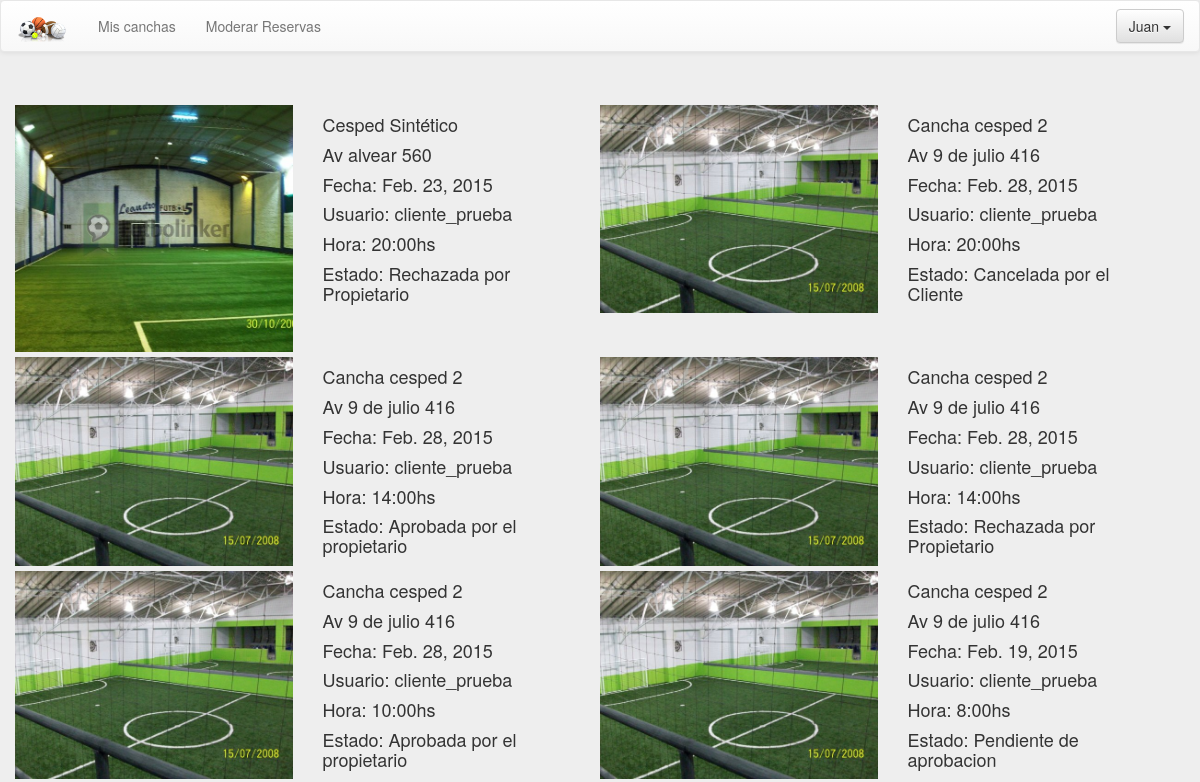
/reservaspropietario/ (signed in, upper part), run on an earlier commit of the app's database.
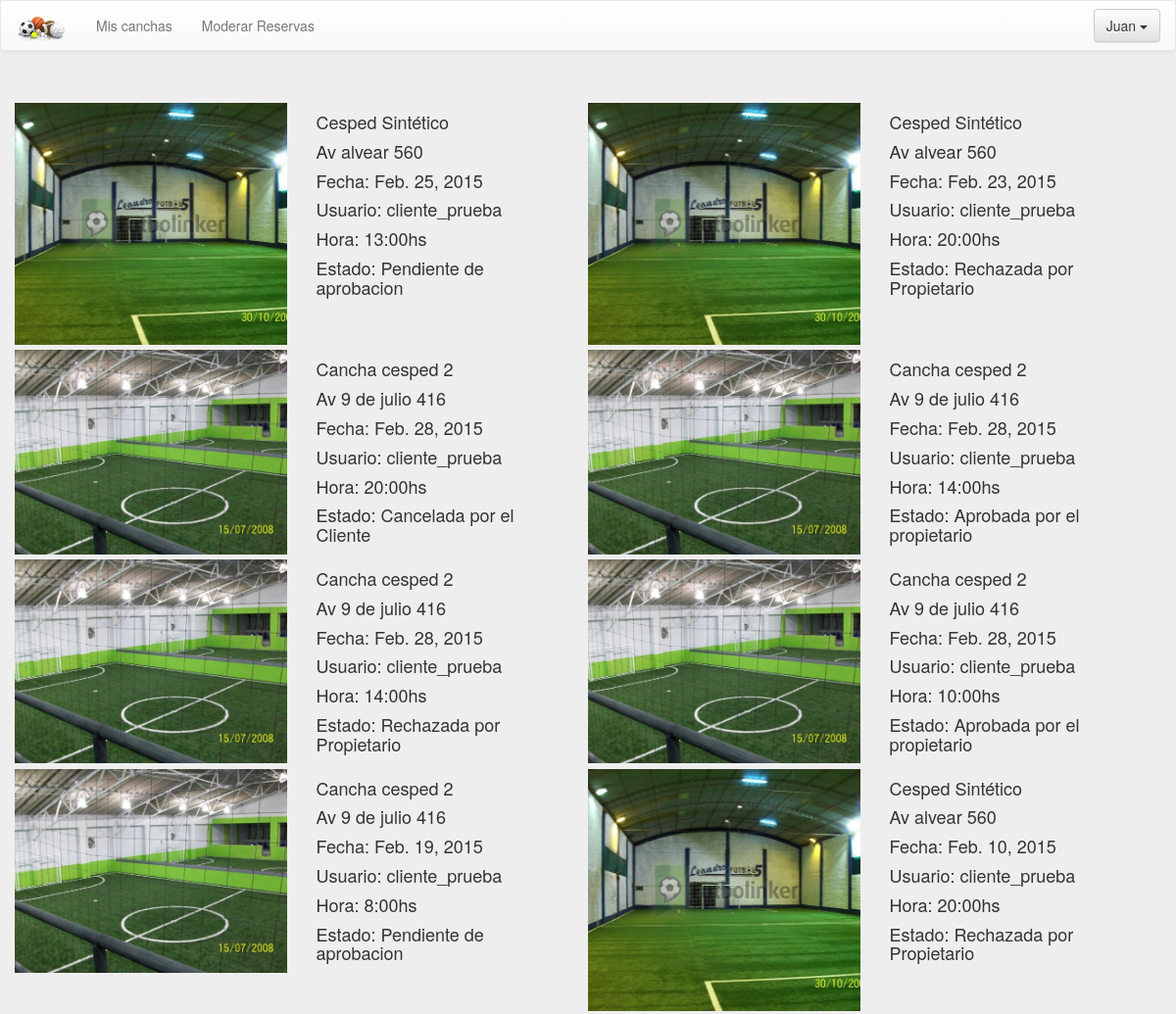
And on a later commit of the database.
### website/models.py (models this page shows, shortened)
class Reserva(models.Model):
	hora_opciones=(
		('0','00.00 hs'), ('1','01.00 hs'), ('2','02.00 hs'),
		('3','03.00 hs'), ('4','04.00 hs'), ('5','05.00 hs'),
		('6','06.00 hs'), ('7','07.00 hs'), ('8','08.00 hs'),
		('9','09.00 hs'), ('10','10.00 hs'), ('11','11.00 hs'),
		('12','12.00 hs'), ('13','13.00 hs'), ('14','14.00 hs'),
		('15','15.00 hs'), ('16','16.00 hs'), ('17','17.00 hs'),
		('18','18.00 hs'), ('19','19.00 hs'), ('20','20.00 hs'),
		('21','21.00 hs'), ('22','22.00 hs'), ('23','23.00 hs'),
	)
	hora = models.CharField(max_length=4,choices=hora_opciones)
	fecha = models.DateField()
	estado = models.CharField(max_length=50)
	cancha = models.ForeignKey(Cancha)
	usuario = models.ForeignKey(User)

class Cancha(models.Model):
	hora_opciones=(
		('0','00.00 hs'), ('1','01.00 hs'), ('2','02.00 hs'),
		('3','03.00 hs'), ('4','04.00 hs'), ('5','05.00 hs'),
		('6','06.00 hs'), ('7','07.00 hs'), ('8','08.00 hs'),
		('9','09.00 hs'), ('10','10.00 hs'), ('11','11.00 hs'),
		('12','12.00 hs'), ('13','13.00 hs'), ('14','14.00 hs'),
		('15','15.00 hs'), ('16','16.00 hs'), ('17','17.00 hs'),
		('18','18.00 hs'), ('19','19.00 hs'), ('20','20.00 hs'),
		('21','21.00 hs'), ('22','22.00 hs'), ('23','23.00 hs'),
	)
	nombre = models.CharField(max_length=50)
	direccion = models.CharField(max_length=100)
	latitud = models.FloatField(null=True, blank=True)
	longitud = models.FloatField(null=True, blank=True)
	hora_comienzo_atencion = models.CharField(max_length=4,choices=hora_opciones)
	hora_fin_atencion = models.CharField(max_length=4,choices=hora_opciones)
	precio_por_turno = models.FloatField()
	imagen =  models.ImageField(upload_to='canchas', verbose_name='Imágen')
	deporte = models.ForeignKey(Deporte)
	duenio = models.ForeignKey(User)

### website/views.py (the view)
# urls.py: url(r'^reservaspropietario/$' , 'website.views.my_reserves_propietary'),
@login_required(login_url='/login/')
@user_passes_test(is_propiertario)
def my_reserves_propietary(request):
	user = request.user
	canchas_propietario = Cancha.objects.filter(duenio=user)
	reservas = Reserva.objects.filter(cancha__in=canchas_propietario).order_by('-id')
	return render_to_response('list_reserves_propietario.html',
		{'results': reservas,
		'user': user,
		'today': datetime.now()},
		context_instance=RequestContext(request))

### website/views.py (called while the page is built)
def is_propiertario(user):
    return user.groups.filter(name='Propietarios').exists()

### website/templates/list_reserves_propietario.html (shortened to what this page needs)
{% extends "base.html" %}
{% block head %}
<link rel="stylesheet" href="{{ STATIC_URL }}css/list.css">
{% endblock head%}
 {% block body %}
<div class="jumbotron center">
	<div class="container">
		<div class="row">
		{% for result in results %}
			<div class="col-md-6 itemList">
				<div class="col-md-6 element" >
					<img src="{{ result.cancha.imagen.url }}">
				</div>
				<div class="col-md-6">
					<h4>{{result.cancha.nombre}}</h4>
					<h4>{{result.cancha.direccion}}</h4>
					<h4>Fecha: {{result.fecha}}</h4>
					<h4>Usuario: {{result.usuario.username}}</h4>
					<h4>Hora: {{result.hora}}:00hs</h4>
					<h4>Estado: {{result.estado}}</h4>
				</div>
			</div>
			{% if forloop.counter|divisibleby:2 %}
			</div>
                    <div class="row">
                        {% endif %}
                        {% endfor %}
        </div>
	</div>
</div>
{% endblock body %}

What changed in the data, as far as the page shows it:
added Reserva: cancha.imagen (picture), cancha.nombre "Cesped Sintético", cancha.direccion "Av alvear 560", fecha "Feb. 25, 2015", usuario.username "cliente_prueba", hora "13", estado "Pendiente de aprobacion"
now on this page (row unchanged): Reserva: cancha.imagen (picture), cancha.nombre "Cesped Sintético", cancha.direccion "Av alvear 560", fecha "Feb. 10, 2015", usuario.username "cliente_prueba", hora "20", estado "Rechazada por Propietario"
